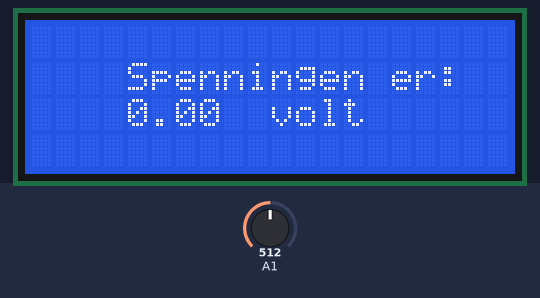
A sketch run on a simulated Arduino Uno, built with avr-gcc and run on an emulated ATmega328P. On the bench: 20×4 character LCD. Inputs (shaded band) come from the test bench; at power-on: A1 = 512.

Above: at 4.6 s.
4.7 s: A1 set to 716
At 7.3 s:
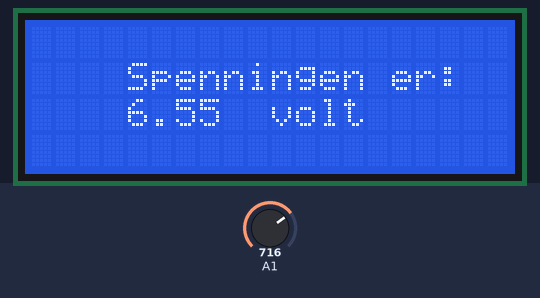
7.6 s: A1 set to 900
At 10.1 s:
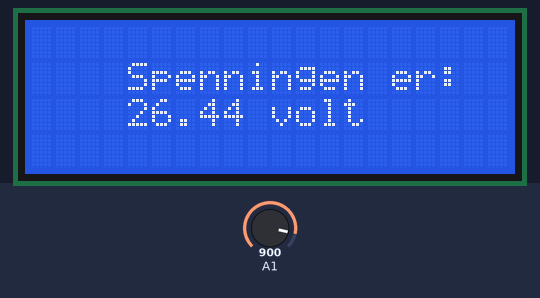
10.6 s: A1 set to 1023
At 12.8 s:
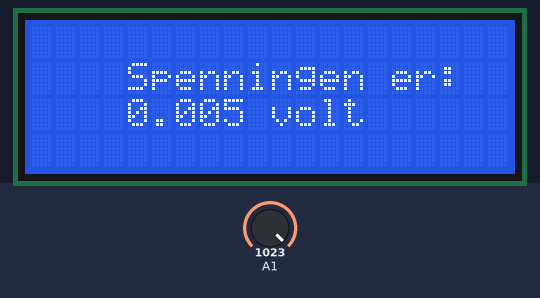
Timing chart, 0 to 14.3 s (numbered marks = the images above; inputs shaded):
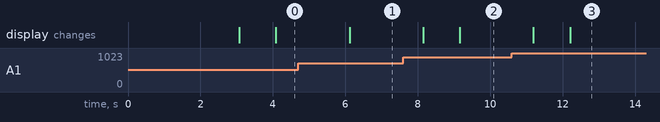

The sketch:

batterichecker_v1.ino
```cpp
/* Arduino Tutorial: Learn how to use an LCD 16x2 screen

   More info: http://www.ardumotive.com/how-to-use-an-lcd-dislpay-en.html

   https://www.instructables.com/id/How-to-use-an-LCD-displays-Arduino-Tutorial/

   */


//Include LCD library

#include <LiquidCrystal.h>

int a;

// initialize the library with the numbers of the interface pins

LiquidCrystal lcd(12, 11, 5, 4, 3, 2);


void setup() {


  Serial.begin(9600);
  // set up the LCD's number of columns and rows:

  lcd.begin(20, 4);

  // Print a message to the LCD.
  lcd.clear();
  lcd.setCursor(4, 0);
  lcd.print("Webwork");
  lcd.setCursor(4, 1);
  lcd.print("Batteritester");
  lcd.setCursor(4, 2);
  lcd.print("v1.0");

  delay(3000);
  lcd.clear();
}

void loop() {

Main();
}

void Main() {

 float _voltage = MeasureVoltage();

 WriteToLCD(_voltage);

}


void WriteToLCD(float _voltage) {

  lcd.setCursor(4, 1);
  lcd.print("Spenningen er: ");
  lcd.setCursor(4, 2);
  lcd.print(_voltage);
  lcd.setCursor(10, 2);
  lcd.print("volt");
  //delay(1000);

  //lcd.clear();


}

float MeasureVoltage() {
    // + -> sensor = 47 kohm
    // sensor -> - = 1000 kohm


  //int sensorValue = analogRead(A1);

  //float voltage = sensorValue * (22.27 * 4.97 / 1023.0);
  //Serial.println(voltage);

  //regner gjennomsnittet av NUM_SAMPLES målinger
  int NUM_SAMPLES = 100;
  int sum = 0;
  unsigned char sample_count = 0;
  float voltage = 0.0;

  while (sample_count < NUM_SAMPLES) {
    sum += analogRead(A1);
    sample_count++;
    delay(10);
  }

    // 4.97V er målt referance spenning
    voltage = ((float)sum / (float)NUM_SAMPLES * 4.97) / 1024.0;
    voltage = voltage * 22.27;
    sample_count = 0;
    sum = 0;

  if (voltage < 5) voltage = 0;
  return voltage;
}
```

Measured:
- after the input at 4.7 s, the display: changes after 1.4 s (image 1)
- after the input at 7.6 s, the display: first changes after 0.55 s (image 2 shows a later state)
- after the input at 10.6 s, the display: first changes after 0.59 s (image 3 shows a later state)
